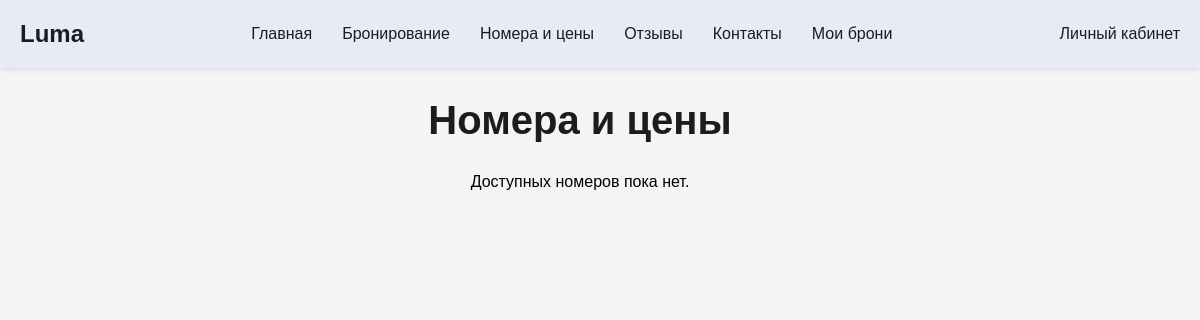
The app's page /rooms/, older data.
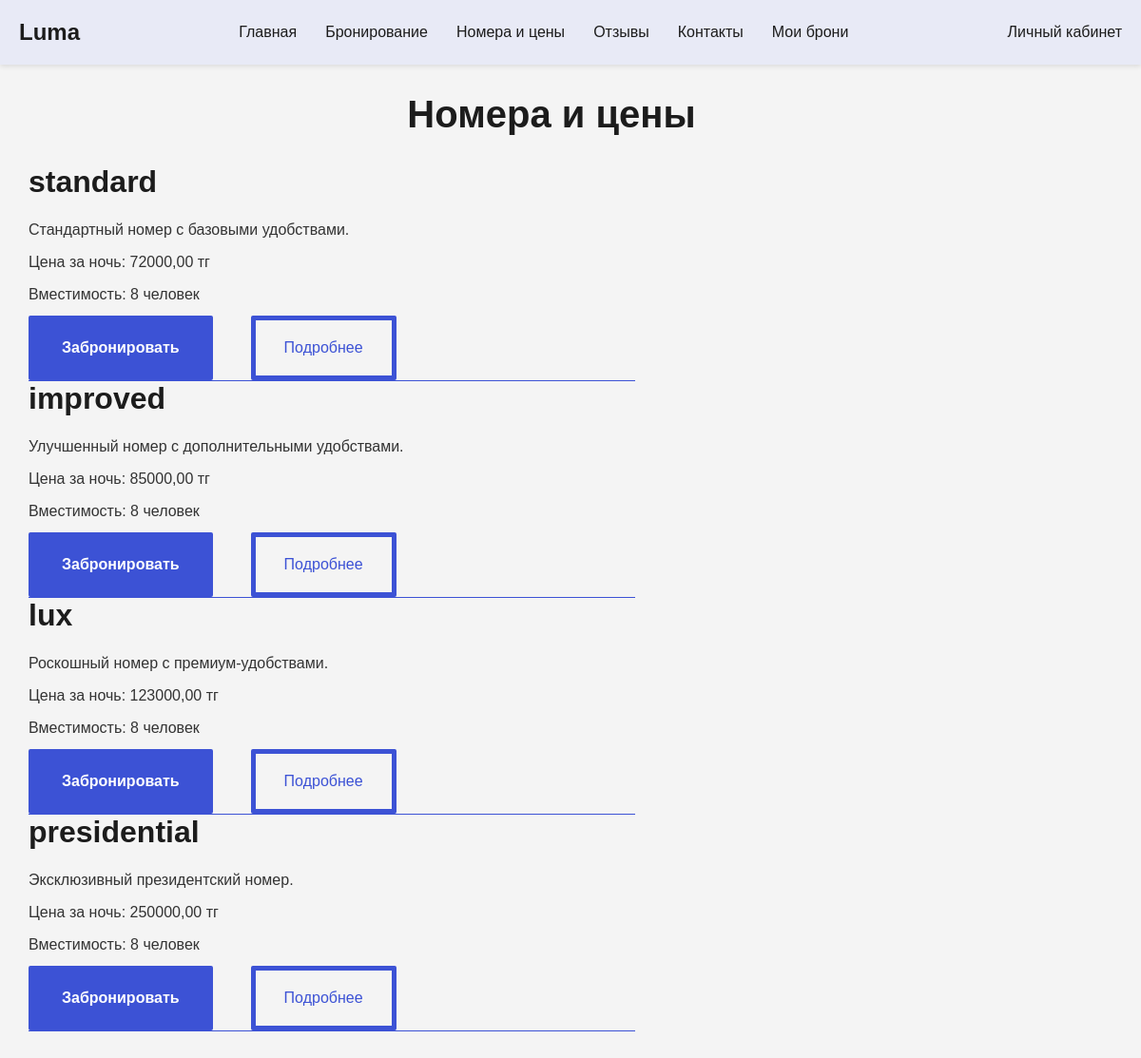
The same page, newer data.
### booking/models.py (models this page shows, shortened)
class Room(models.Model):
    room_number = models.CharField(max_length=10, unique=True, verbose_name="Номер комнаты")
    room_type = models.ForeignKey(RoomType, on_delete=models.CASCADE, verbose_name="Тип номера")
    price_per_night = models.DecimalField(max_digits=10, decimal_places=2, verbose_name="Цена за ночь")
    capacity = models.PositiveIntegerField(verbose_name="Вместимость")
    description = models.TextField(verbose_name="Описание")
    is_available = models.BooleanField(default=True, verbose_name="Доступен")
    image = models.ImageField(upload_to='rooms/', blank=True, null=True, verbose_name="Изображение номера")
    class Meta:
        verbose_name = "Номер"
        verbose_name_plural = "Номера"

class RoomType(models.Model):
    name = models.CharField(max_length=100, verbose_name="Название типа номера")
    description = models.TextField(verbose_name="Описание")
    base_price = models.DecimalField(max_digits=10, decimal_places=2, verbose_name="Базовая цена за ночь")
    capacity = models.PositiveIntegerField(verbose_name="Вместимость")
    image = models.ImageField(upload_to='room_types/', blank=True, null=True, verbose_name="Изображение типа номера")
    class Meta:
        verbose_name = "Тип номера"
        verbose_name_plural = "Типы номеров"

### booking/views.py (the view)
# urls.py: path('rooms/', views.room_list_view, name='room_list'),
def room_list_view(request):
    room_types = RoomType.objects.all()
    rooms = []
    for room_type in room_types:
        room = Room.objects.filter(room_type=room_type, is_available=True).first()
        if room:
            rooms.append(room)
    return render(request, 'room_list.html', {'rooms': rooms})

### booking/templates/room_list.html (shortened to what this page needs)
{% load static %}
<!DOCTYPE html>
<html lang="ru">
  <head>
    <link rel="stylesheet" href="{% static 'styles.css' %}" />
  </head>
  <body>
    <header>
        <div class="logo">Luma</div>
        <nav>
            <ul>
                <li><a href="{% url 'home' %}">Главная</a></li>
                <li><a href="{% url 'booking' %}">Бронирование</a></li>
                <li><a href="{% url 'room_list' %}">Номера и цены</a></li>
                <li><a href="{% url 'reviews' %}">Отзывы</a></li>
                <li><a href="{% url 'contact' %}">Контакты</a></li>
                <li><a href="{% url 'my_bookings' %}">Мои брони</a></li>
            </ul>
        </nav>
        <div class="user-account"><a>Личный кабинет</a></div>
    </header>
    <main>
      <section class="room-list-section">
        <h2>Номера и цены</h2>
        {% if rooms %}
        <div class="room-list">
          {% for room in rooms %}
          <div class="room-card">
            <div class="room-desc">
              <h1>{{ room.room_type.name }}</h1>
              <p>{{ room.description }}</p>
              <p>Цена за ночь: {{ room.price_per_night }} тг</p>
              <p>Вместимость: {{ room.capacity }} человек</p>
              <div class="room-btn">
                <a href="{% url 'booking' %}" class="btn">Забронировать</a>
                <a href="{% url 'room_info' room.id %}" class="btn secondary">Подробнее</a>
              </div>
            </div>
          </div>
          {% endfor %}
        </div>
        {% else %}
        <p>Доступных номеров пока нет.</p>
        {% endif %}
      </section>
    </main>
  </body>
</html>

Row changes from the older to the newer data that the page shows:
added Room: room_type.name "standard", description "Стандартный номер с базовыми удобствами.", price_per_night "72000,00", capacity "8"
added Room: room_type.name "improved", description "Улучшенный номер с дополнительными удобствами.", price_per_night "85000,00", capacity "8"
added Room: room_type.name "lux", description "Роскошный номер с премиум-удобствами.", price_per_night "123000,00", capacity "8"
added Room: room_type.name "presidential", description "Эксклюзивный президентский номер.", price_per_night "250000,00", capacity "8"
Text that changed along with them:
text no longer shown: "Доступных номеров пока нет."
